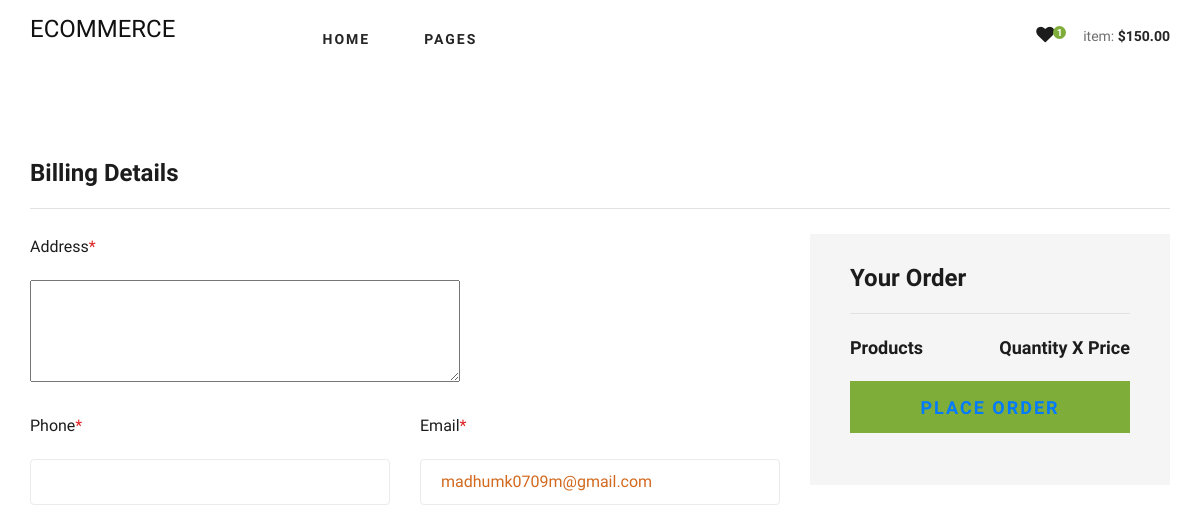
Page /checkout/ (signed in) on the earlier database version.
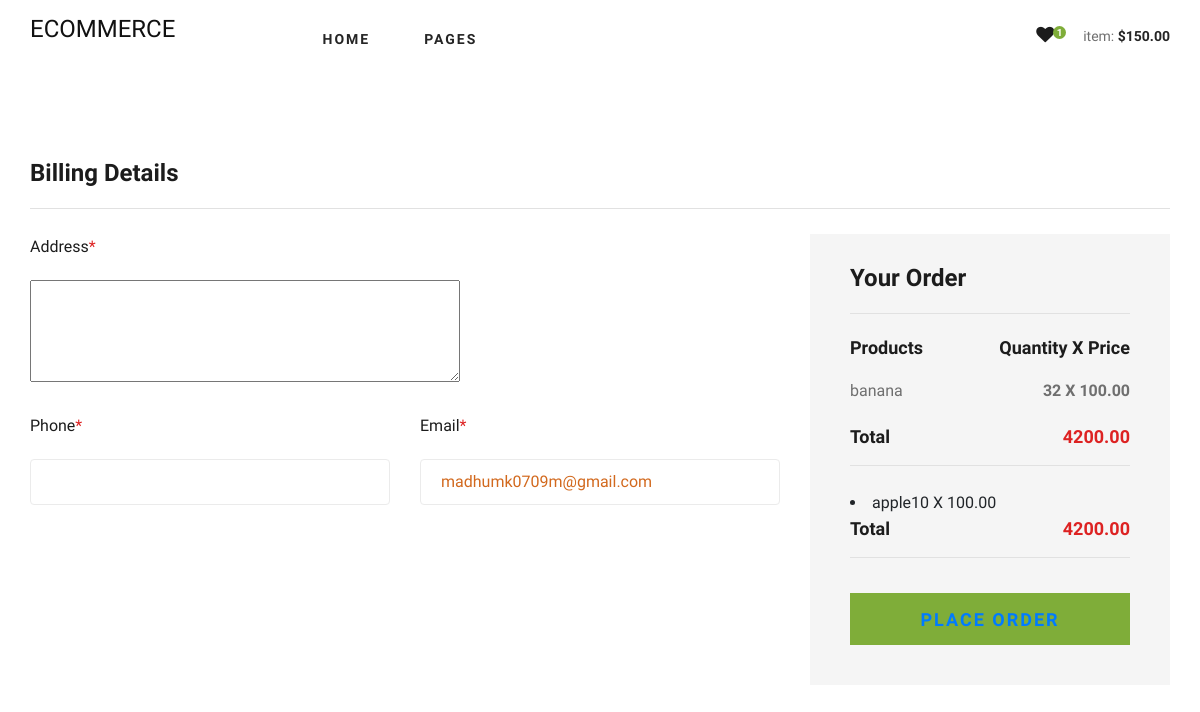
Same page on the later database version.
### main/models.py (models this page shows, shortened)
class CartOrderItems(models.Model):
    user = models.ForeignKey(settings.AUTH_USER_MODEL, on_delete=models.CASCADE)
    product = models.ForeignKey(Product, on_delete=models.CASCADE,null=True,blank=True)
    image= models.ImageField(upload_to="cartorderitems/images/",null=True,blank=True)
    quantity = models.IntegerField(default = 0)
    price = models.DecimalField(max_digits=12, decimal_places=2, default="100")
    total = models.DecimalField(max_digits=12,decimal_places=2,default="100")
    class Meta:
        verbose_name_plural="Cart Order Items"

class Product(models.Model):
    pid = ShortUUIDField(unique=True,length=10,max_length=20,alphabet="abcdefgh12345",prefix="pro")
    vendor = models.ForeignKey(Vendor,on_delete=models.SET_NULL,null=True)
    category = models.ForeignKey(Category,on_delete=models.SET_NULL,null=True)
    title = models.CharField(max_length=100)
    image = models.ImageField(upload_to='product/images/',null=True,blank=True)
    description = models.TextField(null=True,blank=True)
    price = models.DecimalField(max_digits=999999999,decimal_places=2,default="100")
    old_price = models.DecimalField(max_digits=999999999,decimal_places=2,default="100")
    specifications = models.TextField(null=True,blank=True)
    tags = models.ForeignKey(Tags,on_delete=models.SET_NULL,null=True)
    product_status = models.CharField(choices=STATUS,max_length=10,default="in_review")
    in_stock = models.BooleanField(default=True)
    status = models.BooleanField(default=True)
    featured = models.BooleanField(default=True)
    digital = models.BooleanField(default=True)
    quantity = models.IntegerField(default=0)
    sku = ShortUUIDField(unique=True,length=4,max_length=20,alphabet="1234567890",prefix="sku")
    date = models.DateTimeField(auto_now_add=True)
    updated = models.DateTimeField(null=True,blank=True)

### main/views.py (the view)
# urls.py: path('checkout/',views.checkout,name='checkout'),
def checkout(request):
    user = request.user
    cartitems = CartOrderItems.objects.filter(user=user)
    sum = 0
    for item in cartitems:
        item.total = item.price * item.quantity
        sum += item.total
        item.save()
    context={
        'cartitems':cartitems,
        'sum':sum,
    }
    return render(request, 'checkout.html', context)

### main/context_processor.py (called while the page is built)
def default(request):
    categories = Category.objects.all()
    products = Product.objects.all()
    return {
        'categories' : categories,
        'products':products
    }

### main/templatetags/custom_filters.py (called while the page is built)
@register.filter
def multiply(value, arg):
    try:
        return float(value) * float(arg)
    except (ValueError, TypeError):
        return ''

### Templates/checkout.html (shortened to what the changed rows need)
<!DOCTYPE html>
<html lang="zxx">
{% load static %}
{% load custom_filters %}
<head>
    <link rel="stylesheet" href="{% static 'css/bootstrap.min.css' %}" type="text/css">
    <link rel="stylesheet" href="{% static 'css/font-awesome.min.css' %}" type="text/css">
    <link rel="stylesheet" href="{% static 'css/elegant-icons.css' %}" type="text/css">
    <link rel="stylesheet" href="{% static 'css/nice-select.css' %}" type="text/css">
    <link rel="stylesheet" href="{% static 'css/jquery-ui.min.css' %}" type="text/css">
    <link rel="stylesheet" href="{% static 'css/owl.carousel.min.css' %}" type="text/css">
    <link rel="stylesheet" href="{% static 'css/slicknav.min.css' %}" type="text/css">
    <link rel="stylesheet" href="{% static 'css/style.css' %}" type="text/css">
</head>
<body>
    <section class="checkout spad">
        <div class="container">
            <div class="checkout__form">
                <form action="#">
                    <div class="row">
                        <div class="col-lg-4 col-md-6">
                            <div class="checkout__order">
                            <form method='POST' action="#">
                                <h4>Your Order</h4>
                                <div class="checkout__order__products">Products <span>Quantity X Price</span></div>
                                <ul>
                                    {% if cartitems %}
                                    {% for item in cartitems %}
                                    <li>{{ item.product.title }}<span>{{item.quantity}} X {{ item.price }}</span></li>
                                </ul>
                                <div class="checkout__order__total">Total <span>{{ sum }}</span></div>
                                {% endfor %}
                                {% endif %}
                                <button type="submit" class="site-btn" ><a href="{% url 'place_order' %}">PLACE ORDER</a></button>
                            </form>
                            </div>
                        </div>
                    </div>
                </form>
            </div>
        </div>
    </section>
</body>
</html>

Differences in the rows shown:
added CartOrderItems: product "banana", quantity "32", price "100.00", sum "4200.00"
added CartOrderItems: product "apple", quantity "10", price "100.00", sum "4200.00"
